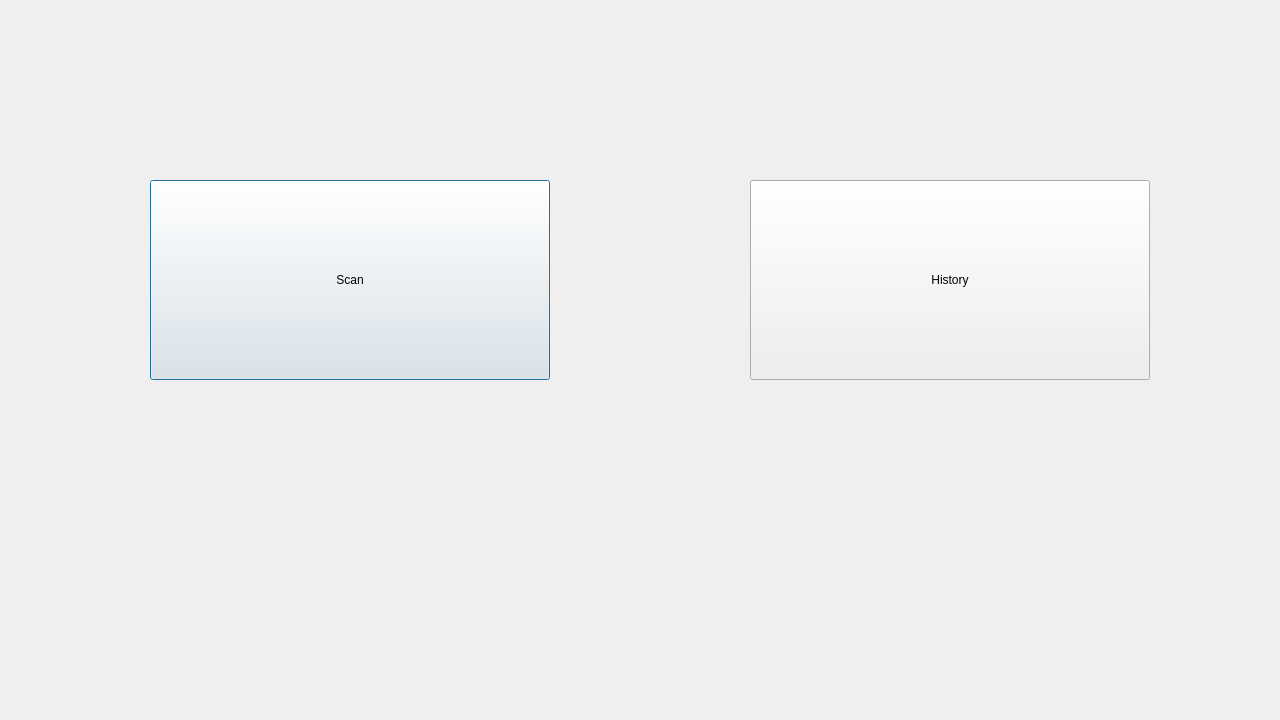
<?xml version="1.0" encoding="UTF-8"?>
<ui version="4.0">
 <class>menu</class>
 <widget class="QDialog" name="menu">
  <property name="geometry">
   <rect>
    <x>0</x>
    <y>0</y>
    <width>1280</width>
    <height>720</height>
   </rect>
  </property>
  <property name="windowTitle">
   <string>Dialog</string>
  </property>
  <widget class="QPushButton" name="pushButton">
   <property name="geometry">
    <rect>
     <x>150</x>
     <y>180</y>
     <width>400</width>
     <height>200</height>
    </rect>
   </property>
   <property name="text">
    <string>Scan</string>
   </property>
  </widget>
  <widget class="QPushButton" name="pushButton_3">
   <property name="geometry">
    <rect>
     <x>750</x>
     <y>180</y>
     <width>400</width>
     <height>200</height>
    </rect>
   </property>
   <property name="text">
    <string>History</string>
   </property>
  </widget>
 </widget>
 <resources/>
 <connections/>
</ui>
